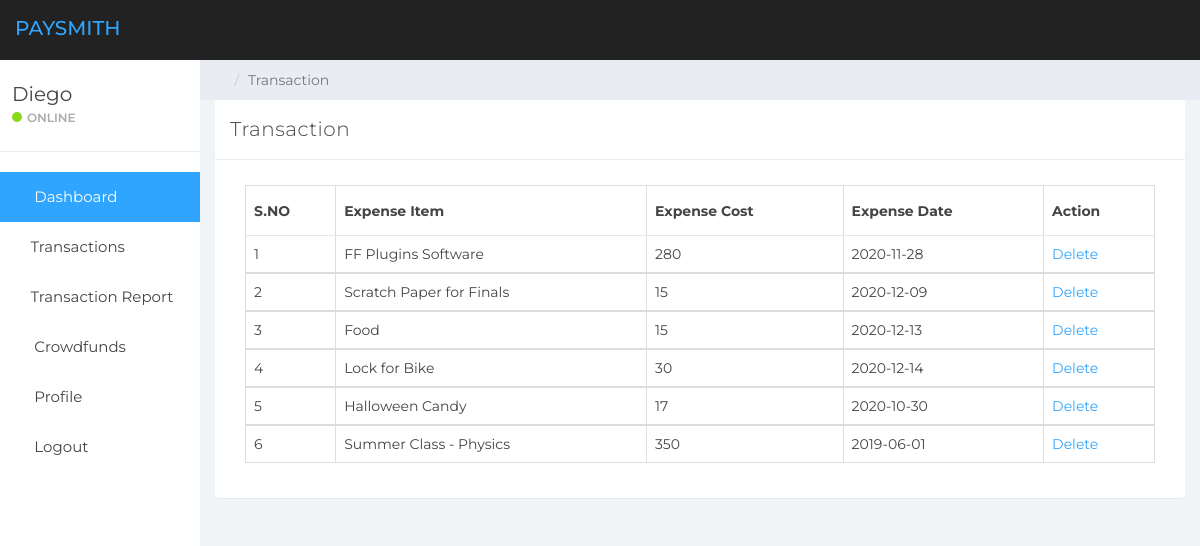
/manage-expense.php (signed in), run on the app's committed database.
### tables this page shows
CREATE TABLE `customers` (
  `id` int(11) NOT NULL,
  `fname` varchar(255) NOT NULL,
  `lname` varchar(255) NOT NULL,
  `email` varchar(255) NOT NULL,
  `password` varchar(255) NOT NULL,
  `balance` varchar(255) NOT NULL DEFAULT '0'
);

CREATE TABLE `transactions` (
  `id` int(15) NOT NULL,
  `UserID` int(255) NOT NULL,
  `date` date NOT NULL,
  `item` varchar(255) NOT NULL,
  `cost` int(255) NOT NULL
);

### manage-expense.php (the view, shortened to what this page needs)
  <?php
$conn = mysqli_connect("localhost", "root", "", "appusers");
if (strlen($_SESSION['id']==0)) {
  header('location:logout.php');
  } else{
?>
<!DOCTYPE html>
<html>
<head>
	<link href="css/bootstrap.min.css" rel="stylesheet">
	<link href="css/font-awesome.min.css" rel="stylesheet">
	<link href="css/datepicker3.css" rel="stylesheet">
	<link href="css/styles2.css" rel="stylesheet">
</head>
<body>
  <body>
    <nav class="navbar navbar-custom navbar-fixed-top" role="navigation">
          <div class="container-fluid">
              <div class="navbar-header">
                  <a class="navbar-brand" href="menu.php"><span>PaySmith</span></a>
              </div>
          </div>
      </nav>
      <div id="sidebar-collapse" class="col-sm-3 col-lg-2 sidebar">
            <div class="profile-sidebar">
                <div class="profile-usertitle">
                    <?php
    $uid=$_SESSION['id'];
    $ret=mysqli_query($conn,"select fname from customers where id='$uid'");
    $row=mysqli_fetch_array($ret);
    $name=$row['fname'];
    ?>
                    <div class="profile-usertitle-name"><?php echo $name; ?></div>
                    <div class="profile-usertitle-status"><span class="indicator label-success"></span>Online</div>
                </div>
            </div>
            <ul class="nav menu">
                <li class="active"><a href="menu.php"><em class="fa fa-dashboard">&nbsp;</em> Dashboard</a></li>
                <li class="parent "><a data-toggle="collapse" href="#sub-item-1">
                    <em class="fa fa-navicon">&nbsp;</em>Transactions <span data-toggle="collapse" href="#sub-item-1" class="icon pull-right"><em class="fa fa-plus"></em></span>
                    </a>
                </li>
      <li class="parent "><a data-toggle="collapse" href="#sub-item-2">
                    <em class="fa fa-navicon">&nbsp;</em>Transaction Report <span data-toggle="collapse" href="#sub-item-1" class="icon pull-right"><em class="fa fa-plus"></em></span>
                    </a>
                </li>
                <li class="parent "><a data-toggle="collapse" href="#sub-item-3">
                    <em class="fa fa-navicon">&nbsp;</em> Crowdfunds <span data-toggle="collapse" href="#sub-item-1" class="icon pull-right"><em class="fa fa-plus"></em></span>
                    </a>
                <li><a href="user-profile.php"><em class="fa fa-user">&nbsp;</em> Profile</a></li>
    <li><a href="logout.php"><em class="fa fa-power-off">&nbsp;</em> Logout</a></li>
            </ul>
        </div>
	<div class="col-sm-9 col-sm-offset-3 col-lg-10 col-lg-offset-2 main">
		<div class="row">
			<ol class="breadcrumb">
				<li><a href="#">
					<em class="fa fa-home"></em>
				</a></li>
				<li class="active">Transaction</li>
			</ol>
		</div>
		<div class="row">
			<div class="col-lg-12">
				<div class="panel panel-default">
					<div class="panel-heading">Transaction</div>
					<div class="panel-body">
						<div class="col-md-12">
							<div class="table-responsive">
            <table class="table table-bordered mg-b-0">
              <thead>
                <tr>
                  <th>S.NO</th>
                  <th>Expense Item</th>
                  <th>Expense Cost</th>
                  <th>Expense Date</th>
                  <th>Action</th>
                </tr>
              </thead>
              <?php
              $userid=$_SESSION['id'];
$ret=mysqli_query($conn,"select * from transactions where UserID='$userid'");
$cnt=1;
while ($row=mysqli_fetch_array($ret)) {
?>
              <tbody>
                <tr>
                  <td><?php echo $cnt;?></td>
                  <td><?php  echo $row['item'];?></td>
                  <td><?php  echo $row['cost'];?></td>
                  <td><?php  echo $row['date'];?></td>
                  <td><a href="manage-expense.php?delid=<?php echo $row['id'];?>">Delete</a>
                </tr>
                <?php
$cnt=$cnt+1;
}?>
              </tbody>
            </table>
          </div>
						</div>
					</div>
				</div>
			</div>
		</div>
	</div>
</body>
</html>
<?php }  ?>

### css/styles2.css (style rules this page uses)
body { background: #f1f4f7; padding-top: 60px; font-size: 14px; color: #444444; font-family: "Montserrat", "Helvetica Neue", Helvetica, Arial, sans-serif; }
a, a:hover, a:focus { color: #30a5ff; }
.navbar-custom { background: #222; height: 60px; }
.navbar-header .navbar-brand { color: #fff; font-size: 20px; text-transform: uppercase; font-weight: 500; height: 60px; padding-top: 18px; }
.navbar-header .navbar-brand span { color: #30a5ff; }
.label-success { background-color: #8ad919; }
.panel { border: 0; }
.panel-heading { font-size: 20px; font-weight: 300; letter-spacing: 0.025em; height: 60px; line-height: 38px; }
.panel-default .panel-heading { background: #fff; border-bottom: 1px solid #e9ecf2; color: #444444; }
.navbar { border: 0; }
.sidebar { display: block; padding: 0; display: none; box-shadow: none; background: #fff; }
.sidebar ul { margin: 20px 0px; }
@media (min-width: 768px) { .sidebar { display: block; position: fixed; top: 60px; bottom: 0; left: 0; z-index: 1000; display: block; margin: 0; padding: 0; overflow-x: hidden; overflow-y: auto; } }
@media (min-width: 768px) { .navbar-header { width: 100%; } }
.sidebar ul.nav .active a, .sidebar ul.nav li.parent a.active, .sidebar ul.nav .active > a:hover, .sidebar ul.nav li.parent a.active:hover, .sidebar ul.nav .active > a:focus, .sidebar ul.nav li.parent a.active:focus { color: #fff; background-color: #30a5ff; }
.sidebar ul.nav li a { height: 50px; font-size: 15px; line-height: 2em; color: #444444; }
.profile-sidebar { padding: 10px 0; border-bottom: 1px solid #e9ecf2; }
.indicator { width: 10px; height: 10px; display: inline-block; border-radius: 9999px; margin-right: 5px; }
.profile-usertitle { float: left; text-align: left; margin: 10px 0 0 12px; }
.profile-usertitle-name { font-size: 20px; margin-bottom: 0px; }
.profile-usertitle-status { text-transform: uppercase; color: #AAA; font-size: 12px; font-weight: 600; margin-bottom: 15px; }
.breadcrumb { border-radius: 0; padding: 10px 15px 10px 15px; background: #e9ecf2; margin: 0; }
.table { background: #fff; }
.table > thead > tr > th { border-bottom: 1px solid #e6e7e8; vertical-align: middle; height: 50px; }

### data on the page
customers: fname "Diego"
transactions: item "FF Plugins Software", cost "280", date "2020-11-28"
transactions: item "Scratch Paper for Finals", cost "15", date "2020-12-09"
transactions: item "Food", cost "15", date "2020-12-13"
transactions: item "Lock for Bike", cost "30", date "2020-12-14"
transactions: item "Halloween Candy", cost "17", date "2020-10-30"
transactions: item "Summer Class - Physics", cost "350", date "2019-06-01"
